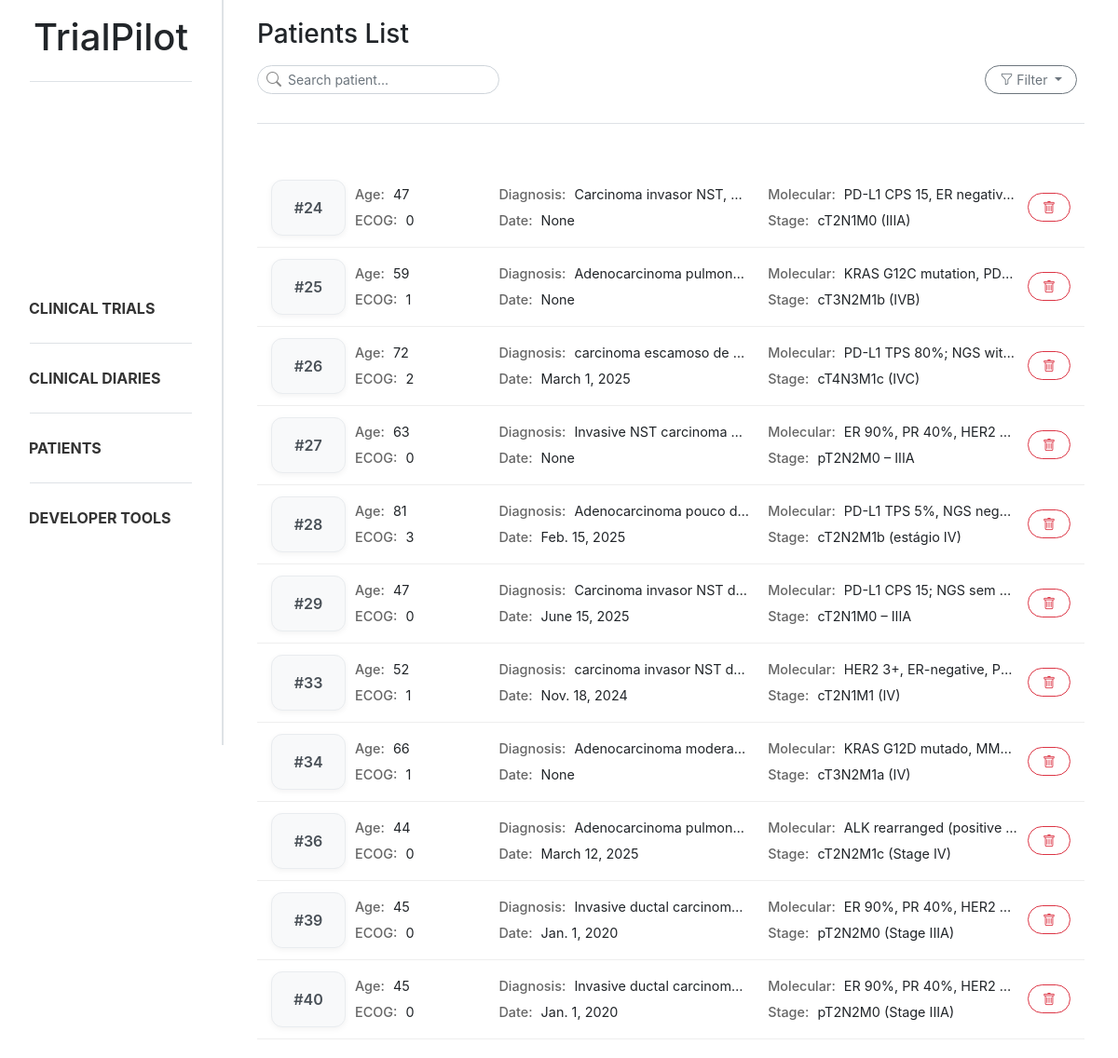
The app's page /patients/, older data.
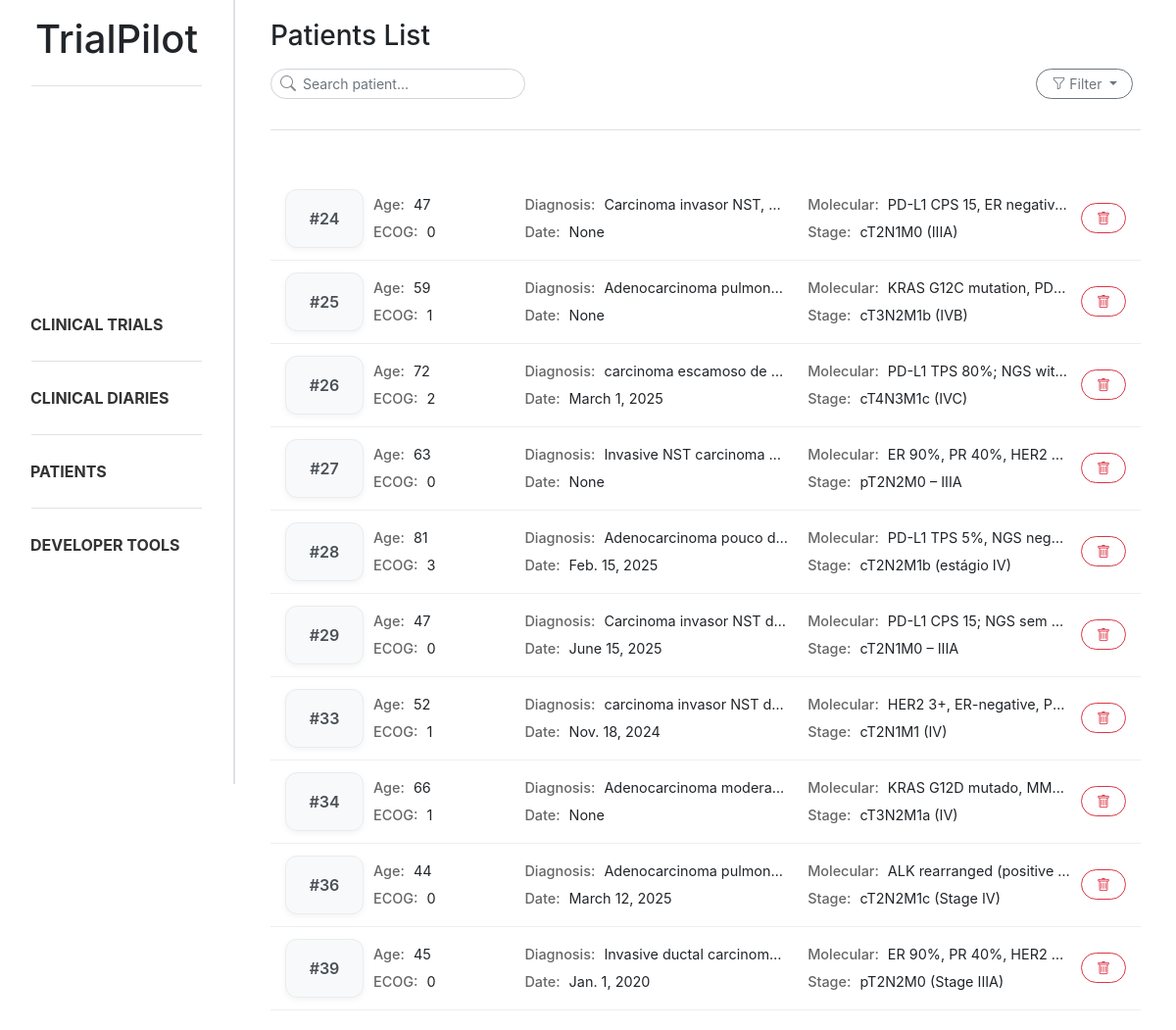
The same page, newer data.
### trialpilot/models.py (models this page shows, shortened)
class Patient_profile(models.Model):
    document = models.ForeignKey(Document, on_delete=models.CASCADE, related_name="patient_profiles")
    age = models.IntegerField(null=True, blank=True)
    ecog_ps = models.IntegerField(null=True, blank=True)
    diagnosis = models.CharField(max_length=255, null=True, blank=True)
    diagnosis_date = models.DateField(null=True, blank=True)
    molecular_status = models.CharField(max_length=255, null=True, blank=True)
    stage = models.CharField(max_length=50, null=True, blank=True)
    control = models.CharField(max_length=255, null=True, blank=True)
    created_at = models.DateTimeField(auto_now_add=True)

### trialpilot/views.py (the view, shortened to what this page needs)
# urls.py: path('patients/', patient_list, name='patient_list'),
def patient_list(request):
    search = request.GET.get("search", "").strip()
    stage = request.GET.get("stage", "").strip()
    molecular_status = request.GET.get("molecular_status", "").strip()
    patients = Patient_profile.objects.all()
    if stage:
        patients = patients.filter(stage__icontains=stage)
    if molecular_status:
        patients = patients.filter(molecular_status__icontains=molecular_status)
    patient_data = []
    for patient in patients:
        treatments = Treatment.objects.filter(patient=patient)
        patient_data.append((patient, treatments))
    return render(request, 'trialpilot/patient_list.html', {
        'patient_data': patient_data,
        'search': search,
        'stage': stage,
        'molecular_status': molecular_status,
    })

### trialpilot/templates/trialpilot/patient_list.html (shortened to what this page needs)
{% extends "trialpilot/base.html" %}
{% block content %}
<div class="d-flex flex-column mb-4 ml-3 mr-3">
    <h3 class="mb-3">Patients List</h3>
    <div class="d-flex justify-content-between align-items-center mb-3">
        <form method="GET">
            <div class="position-relative" style="width:260px">
                <i class="bi bi-search position-absolute"
                    style="left:10px; top:50%; transform:translateY(-50%); color:#888;"></i>
                <input type="text" name="search" class="form-control form-control-sm rounded-ui"
                    style="padding-left: 32px;" placeholder="Search patient...">
            </div>
        </form>
        <div class="dropdown" style="margin-right: 0.5rem;">
            <button class="btn btn-outline-secondary btn-sm rounded-ui dropdown-toggle" type="button"
                data-bs-toggle="dropdown" aria-expanded="false">
                <i class="bi bi-funnel"></i>
                Filter
            </button>
        </div>
    </div>
    <div class="sidebar-divider mb-4"></div>
</div>
<div class="patient-list ml-3 mr-3">
    {% for patient, treatments in patient_data %}
    <div class="patient-card patient-card-trigger" data-id="{{ patient.id }}" data-age="{{ patient.age }}"
        data-ecog="{{ patient.ecog_ps }}" data-diagnosis="{{ patient.diagnosis }}"
        data-date="{{ patient.diagnosis_date }}" data-molecular="{{ patient.molecular_status }}"
        data-stage="{{ patient.stage }}" data-control="{{ patient.control }}" data-treatments='[
        {% for t in treatments %}
            {
                "name": "{{ t.treatment_name|escapejs }}",
                "start": "{{ t.start_date }}",
                "end": "{{ t.end_date|default:"Ongoing" }}"
            }{% if not forloop.last %},{% endif %}
        {% endfor %}
     ]'>
        <div class="patient-layout">
            <div class="patient-id">
                #{{ patient.id }}
            </div>
            <div class="patient-grid">
                <div><strong>Age:</strong> {{ patient.age }}</div>
                <div><strong>Diagnosis:</strong> {{ patient.diagnosis }}</div>
                <div><strong>Molecular:</strong> {{ patient.molecular_status }}</div>
                <div><strong>ECOG:</strong> {{ patient.ecog_ps }}</div>
                <div><strong>Date:</strong> {{ patient.diagnosis_date }}</div>
                <div><strong>Stage:</strong> {{ patient.stage }}</div>
            </div>
            <div class="patient-actions">
                <button class="btn btn-outline-danger btn-sm reset-btn rounded-ui"
                    data-document-id="{{ patient.document.id }}" data-patient-id="{{ patient.id }}">
                    <i class="bi bi-trash"></i>
                </button>
            </div>
        </div>
    </div>
    {% endfor %}
</div>
{% endblock %}

Row changes from the older to the newer data that the page shows:
removed Patient_profile: id "40", age "45", diagnosis "Invasive ductal carcinom…", molecular_status "ER 90%, PR 40%, HER2…", ecog_ps "0", diagnosis_date "Jan. 1, 2020", stage "pT2N2M0 (Stage IIIA)"
